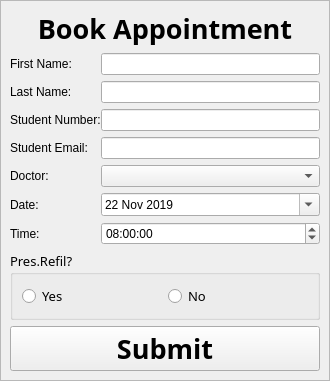
         <widget class="QFrame" name="clinicianBookAppointmentFrame">
          <property name="enabled">
           <bool>true</bool>
          </property>
          <property name="sizePolicy">
           <sizepolicy hsizetype="Fixed" vsizetype="Preferred">
            <horstretch>0</horstretch>
            <verstretch>0</verstretch>
           </sizepolicy>
          </property>
          <property name="minimumSize">
           <size>
            <width>330</width>
            <height>0</height>
           </size>
          </property>
          <property name="frameShape">
           <enum>QFrame::StyledPanel</enum>
          </property>
          <property name="frameShadow">
           <enum>QFrame::Sunken</enum>
          </property>
          <layout class="QFormLayout" name="formLayout_3">
           <property name="horizontalSpacing">
            <number>0</number>
           </property>
           <property name="verticalSpacing">
            <number>6</number>
           </property>
           <property name="leftMargin">
            <number>9</number>
           </property>
           <property name="topMargin">
            <number>9</number>
           </property>
           <property name="rightMargin">
            <number>9</number>
           </property>
           <property name="bottomMargin">
            <number>9</number>
           </property>
           <item row="0" column="0" colspan="2">
            <widget class="QLabel" name="label_17">
             <property name="font">
              <font>
               <family>Bahnschrift SemiBold</family>
               <pointsize>20</pointsize>
               <weight>75</weight>
               <bold>true</bold>
              </font>
             </property>
             <property name="text">
              <string>Book Appointment</string>
             </property>
             <property name="alignment">
              <set>Qt::AlignCenter</set>
             </property>
            </widget>
           </item>
           <item row="1" column="0">
            <widget class="QLabel" name="label_12">
             <property name="text">
              <string>First Name:</string>
             </property>
            </widget>
           </item>
           <item row="1" column="1">
            <widget class="QLineEdit" name="lineEdit"/>
           </item>
           <item row="2" column="0">
            <widget class="QLabel" name="label_34">
             <property name="text">
              <string>Last Name:</string>
             </property>
            </widget>
           </item>
           <item row="2" column="1">
            <widget class="QLineEdit" name="lineEdit_2"/>
           </item>
           <item row="3" column="0">
            <widget class="QLabel" name="label_36">
             <property name="text">
              <string>Student Number:</string>
             </property>
            </widget>
           </item>
           <item row="3" column="1">
            <widget class="QLineEdit" name="lineEdit_3"/>
           </item>
           <item row="4" column="0">
            <widget class="QLabel" name="label_39">
             <property name="text">
              <string>Student Email:</string>
             </property>
             <property name="textFormat">
              <enum>Qt::PlainText</enum>
             </property>
            </widget>
           </item>
           <item row="4" column="1">
            <widget class="QLineEdit" name="lineEdit_6"/>
           </item>
           <item row="5" column="1">
            <widget class="QComboBox" name="comboBox_2">
             <property name="sizePolicy">
              <sizepolicy hsizetype="Minimum" vsizetype="Fixed">
               <horstretch>0</horstretch>
               <verstretch>0</verstretch>
              </sizepolicy>
             </property>
            </widget>
           </item>
           <item row="6" column="1">
            <widget class="QDateEdit" name="dateEdit_2">
             <property name="sizePolicy">
              <sizepolicy hsizetype="Minimum" vsizetype="Fixed">
               <horstretch>0</horstretch>
               <verstretch>0</verstretch>
              </sizepolicy>
             </property>
             <property name="dateTime">
              <datetime>
               <hour>0</hour>
               <minute>0</minute>
               <second>0</second>
               <year>2019</year>
               <month>11</month>
               <day>22</day>
              </datetime>
             </property>
             <property name="calendarPopup">
              <bool>true</bool>
             </property>
            </widget>
           </item>
           <item row="7" column="1">
            <widget class="QTimeEdit" name="timeEdit_2">
             <property name="sizePolicy">
              <sizepolicy hsizetype="Minimum" vsizetype="Fixed">
               <horstretch>0</horstretch>
               <verstretch>0</verstretch>
              </sizepolicy>
             </property>
             <property name="calendarPopup">
              <bool>true</bool>
             </property>
             <property name="time">
              <time>
               <hour>8</hour>
               <minute>0</minute>
               <second>0</second>
              </time>
             </property>
            </widget>
           </item>
           <item row="8" column="0" colspan="2">
            <widget class="QGroupBox" name="groupBox_2">
             <property name="sizePolicy">
              <sizepolicy hsizetype="Minimum" vsizetype="Preferred">
               <horstretch>0</horstretch>
               <verstretch>0</verstretch>
              </sizepolicy>
             </property>
             <property name="font">
              <font>
               <family>Bahnschrift</family>
               <pointsize>10</pointsize>
               <weight>50</weight>
               <bold>false</bold>
              </font>
             </property>
             <property name="title">
              <string>Pres.Refil?</string>
             </property>
             <property name="flat">
              <bool>false</bool>
             </property>
             <property name="checkable">
              <bool>false</bool>
             </property>
             <layout class="QHBoxLayout" name="horizontalLayout_6">
              <item>
               <widget class="QRadioButton" name="radioButton_3">
                <property name="font">
                 <font>
                  <family>Bahnschrift</family>
                  <pointsize>10</pointsize>
                  <weight>50</weight>
                  <bold>false</bold>
                 </font>
                </property>
                <property name="text">
                 <string>Yes</string>
                </property>
               </widget>
              </item>
              <item>
               <widget class="QRadioButton" name="radioButton_4">
                <property name="font">
                 <font>
                  <family>Bahnschrift</family>
                  <pointsize>10</pointsize>
                  <weight>50</weight>
                  <bold>false</bold>
                 </font>
                </property>
                <property name="text">
                 <string>No</string>
                </property>
               </widget>
              </item>
             </layout>
            </widget>
           </item>
           <item row="9" column="0" colspan="2">
            <widget class="QPushButton" name="clinicianBookAppointmentSubmit">
             <property name="font">
              <font>
               <family>Bahnschrift SemiBold</family>
               <pointsize>20</pointsize>
               <weight>75</weight>
               <bold>true</bold>
              </font>
             </property>
             <property name="text">
              <string>Submit</string>
             </property>
            </widget>
           </item>
           <item row="5" column="0">
            <widget class="QLabel" name="label_14">
             <property name="text">
              <string>Doctor:</string>
             </property>
            </widget>
           </item>
           <item row="6" column="0">
            <widget class="QLabel" name="label_15">
             <property name="text">
              <string>Date:</string>
             </property>
            </widget>
           </item>
           <item row="7" column="0">
            <widget class="QLabel" name="label_16">
             <property name="text">
              <string>Time:</string>
             </property>
            </widget>
           </item>
          </layout>
         </widget>
